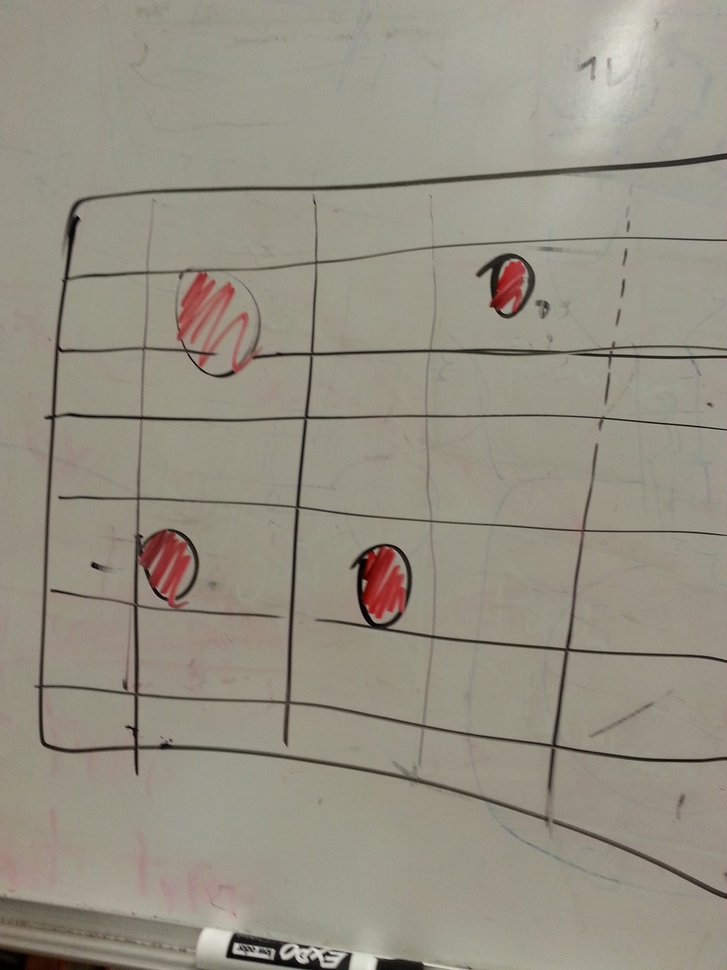
#> input picture vision/test.jpg, 727 x 970 px, shrunk from 2448 x 3264 before the run
$ python lines_sample_old.py test.jpg   (Python 2 division)   (older library calls are emulated)
#> lines starting #> are read from the running program, lines starting #| are printed output that depends on the picture
#!/usr/bin/python
'''
This example illustrates how to use Hough Transform to find lines
Usage: ./houghlines.py [<image_name>]
image argument defaults to ../cpp/pic1.png
'''
import cv2
import numpy as np
import sys
import math
import matplotlib.pyplot as plt
from scipy.ndimage.filters import gaussian_filter
import numpy as np
import math

try:
	fn = sys.argv[1]
except:
	fn = "cage.jpg"
print __doc__
src = cv2.imread(fn)
#> src is the input picture: shape (970, 727, 3); mean B, G, R 131.5, 145, 150
red = src[:,:,0]
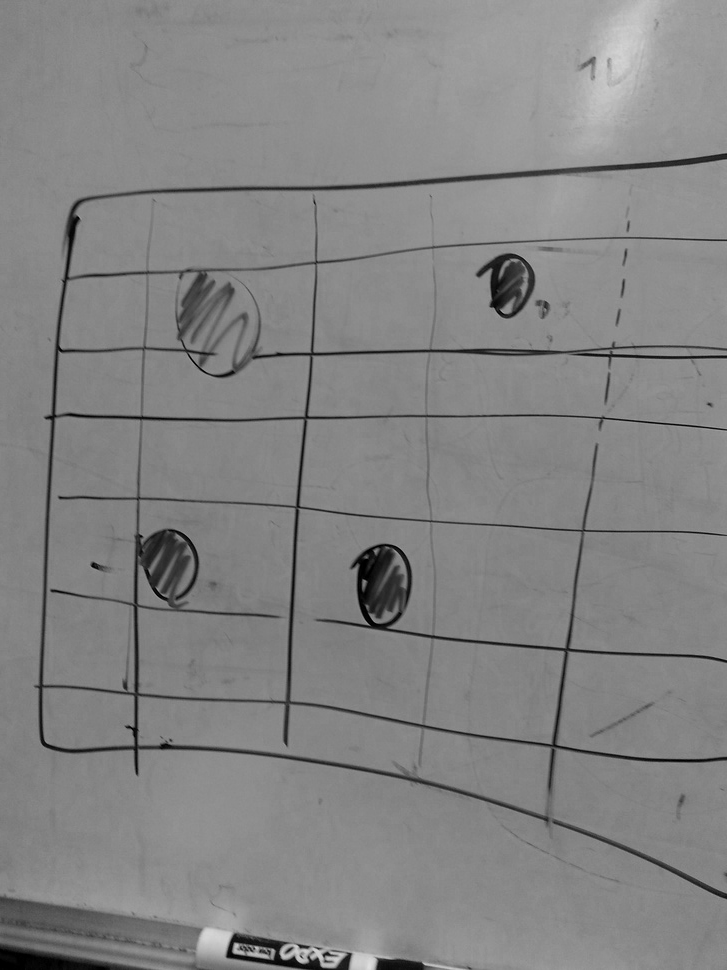
#> red: shape (970, 727); min 0, max 222, mean 131.5
red[red < 150] = 0
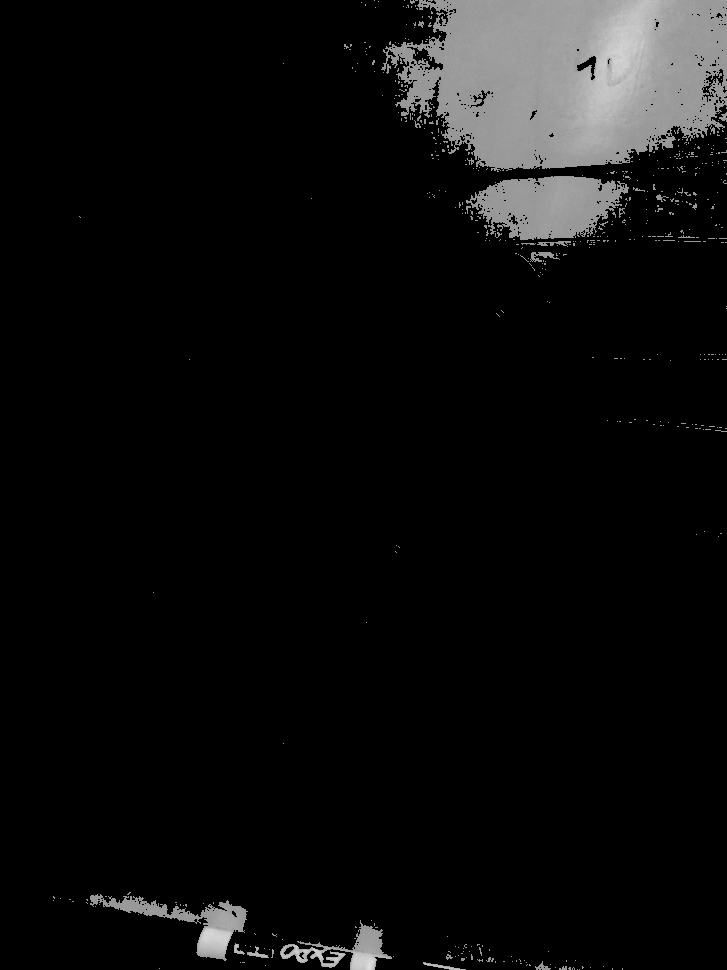
#> red: shape (970, 727); min 0, max 222, mean 13.6
# [18 lines of commented-out code are left out]
lines = cv2.HoughLinesP(red, 1, math.pi/180.0, 100, np.array([]), 50, 20)
#> lines = 256 rows, first 6: [512, 237, 726, 23], [485, 240, 725, 0], [486, 232, 718, 0], [479, 213, 692, 0], [522, 244, 726, 40], [471, 217, 688, 0]
print 'Found %d lines' % lines.shape[1]
#| Found 1 lines

# lines = [[[0,0,100,100]]]
h, w = red.shape
#> h = 970; w = 727
blank = np.zeros((h, w, 3))

lines2 = []
for x1,y1,x2,y2 in lines[0]:
	plt.plot([x1, x2], [y1, y2], 'b-')
	d = np.cross([x1,y1,1],[x2,y2,1])
	lines2.append(d)
#> this loop made 1 pass
#> (x1, y1, x2, y2, d) on pass 1: (512, 237, 726, 23, [214, 214, -160286])
#> after the loop, lines2 = [[214, 214, -160286]]

	# [10 lines of commented-out code are left out]

vp = []
for l1 in lines2:
	for l2 in lines2:
		pt = np.cross(l1, l2)
		vp.append(pt)
		x, y, w = pt
		if w > 1:
			plt.plot(x/w, y/w, 'ro')
#> this loop made 1 pass
#> after the loop, vp = [[0, 0, 0]]
#
# # plt.hist([a for (d,a) in l2], bins=20)
plt.show()
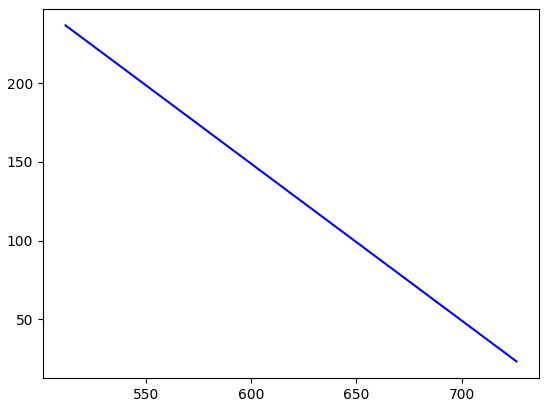
#> figure drawn by matplotlib, 1 panel
# [11 lines of commented-out code are left out]
